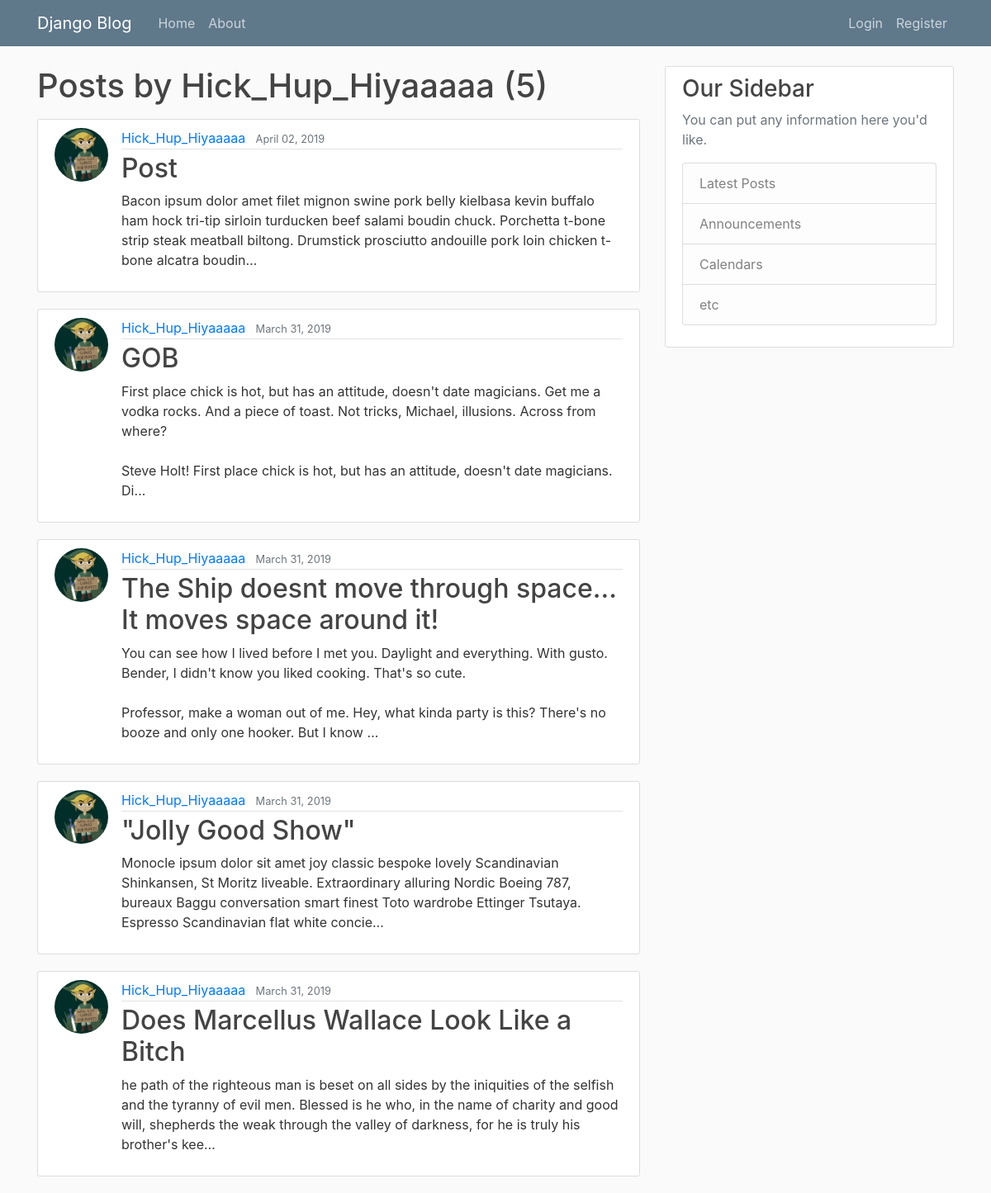
Screenshot of /user/Hick_Hup_Hiyaaaaa with the database file from the repository.
### blog/models.py (models this page shows, shortened)
class Post(models.Model):
    title = models.CharField(max_length=100)
    content = models.TextField()
    date_posted = models.DateTimeField(default=timezone.now)
    author = models.ForeignKey(User, on_delete=models.CASCADE)

### users/models.py (models this page shows, shortened)
class Profile(models.Model):
    user = models.OneToOneField(User, on_delete=models.CASCADE)
    Bio = models.CharField(max_length=5000)
    image = models.ImageField(default='default.png', upload_to='profile_pics')

### blog/views.py (the view)
# urls.py: path('user/<str:username>', UserPostListView.as_view(), name='user-posts'),
class UserPostListView(ListView):
    model = Post
    template_name = 'blog/user_post.html'
    context_object_name = 'posts'
    ordering = ['-date_posted']
    paginate_by = 5
    def get_queryset(self):
        user = get_object_or_404(User, username=self.kwargs.get('username'))
        return Post.objects.filter(author=user).order_by("-date_posted")

### blog/templates/blog/user_post.html (shortened to what this page needs)
{% extends "blog/base.html" %}
{% block content %}
    <h1 class="mb-3">Posts by {{ view.kwargs.username }} ({{ page_obj.paginator.count }})</h1>
    {% for post in posts %}
        <article class="media content-section">
          <img class="rounded-circle article-img" src="{{ post.author.profile.image.url }}">
          <div class="media-body">
            <div class="article-metadata">
              <a class="mr-2" href="{% url 'user-posts' post.author.username %}">{{ post.author }}</a>
              <small class="text-muted">{{ post.date_posted|date:"F d, Y" }}</small>
            </div>
            <h2><a class="article-title" href="{% url 'post-detail' post.id %}">{{ post.title }}</a></h2>
            <p class="article-content">{{ post.content|truncatechars:255 }}</p>
          </div>
        </article>
    {% endfor %}
{% endblock content %}

### blog/static/css/main.css (style rules this page uses)
body { background: #fafafa; color: #333333; margin-top: 5rem; }
h1, h2, h3, h4, h5, h6 { color: #444444; }
.content-section { background: #ffffff; padding: 10px 20px; border: 1px solid #dddddd; border-radius: 3px; margin-bottom: 20px; }
.article-title { color: #444444; }
.article-content { white-space: pre-line; }
.article-img { height: 65px; width: 65px; margin-right: 16px; }
.article-metadata { padding-bottom: 1px; margin-bottom: 4px; border-bottom: 1px solid #e3e3e3 }

### rows the page displays
Post: author.profile.image (picture), author "Hick_Hup_Hiyaaaaa", date_posted "April 02, 2019", title "Post", content "Bacon ipsum dolor amet filet mignon swine pork belly kielbasa kevin buffalo ham hock tri-tip sirloin turducken beef salami boudin chuck. Porchetta t-bone strip steak meatball biltong. Drumstick prosciutto andouille pork loin chicken t-bone alcatra boudin…"
Post: author.profile.image (picture), author "Hick_Hup_Hiyaaaaa", date_posted "March 31, 2019", title "GOB", content "First place chick is hot, but has an attitude, doesn't date magicians. Get me a vodka rocks. And a piece of toast. Not tricks, Michael, illusions. Across from where? Steve Holt! First place chick is hot, but has an attitude, doesn't date magicians. Di…"
Post: author.profile.image (picture), author "Hick_Hup_Hiyaaaaa", date_posted "March 31, 2019", title "The Ship doesnt move through space... It moves space around it!", content "You can see how I lived before I met you. Daylight and everything. With gusto. Bender, I didn't know you liked cooking. That's so cute. Professor, make a woman out of me. Hey, what kinda party is this? There's no booze and only one hooker. But I know …"
Post: author.profile.image (picture), author "Hick_Hup_Hiyaaaaa", date_posted "March 31, 2019", title "\"Jolly Good Show\"", content "Monocle ipsum dolor sit amet joy classic bespoke lovely Scandinavian Shinkansen, St Moritz liveable. Extraordinary alluring Nordic Boeing 787, bureaux Baggu conversation smart finest Toto wardrobe Ettinger Tsutaya. Espresso Scandinavian flat white concie…"
Post: author.profile.image (picture), author "Hick_Hup_Hiyaaaaa", date_posted "March 31, 2019", title "Does Marcellus Wallace Look Like a Bitch", content "he path of the righteous man is beset on all sides by the iniquities of the selfish and the tyranny of evil men. Blessed is he who, in the name of charity and good will, shepherds the weak through the valley of darkness, for he is truly his brother's kee…"

### other values shown
{{ view.kwargs.username }} "Hick_Hup_Hiyaaaaa"
{{ page_obj.paginator.count }} "5"
